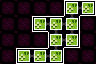

A 2D game scene composited from a Tiled map and its tileset images. What follows is a short description and the map's XML, with every tile layer's data as written:
An orthogonal 6x4 tile map with 16x16 px tiles, 3 tile layers (Maze Shape, Room Properties, Minimap).

<map version="1.10" tiledversion="1.11.0" orientation="orthogonal" renderorder="right-down" width="6" height="4" tilewidth="16" tileheight="16" infinite="0" nextlayerid="4" nextobjectid="1">
 <tileset firstgid="1" source="../LayoutTiles.tsx" />
 <layer id="1" name="Maze Shape" width="6" height="4">
  <data encoding="csv">
1,1,1,1,35,20,
1,1,17,33,4,1,
1,1,1,3,52,1,
1,17,19,52,1,1
</data>
 </layer>
 <layer id="2" name="Room Properties" width="6" height="4">
  <data encoding="csv">
5,5,5,5,21,21,
5,5,21,21,21,5,
5,5,5,21,21,5,
5,21,21,21,5,5
</data>
 </layer>
 <layer id="3" name="Minimap" width="6" height="4">
  <data encoding="csv">
0,0,0,0,14,14,
0,0,14,14,14,0,
0,0,0,14,14,0,
0,14,14,14,0,0
</data>
 </layer>
</map>
